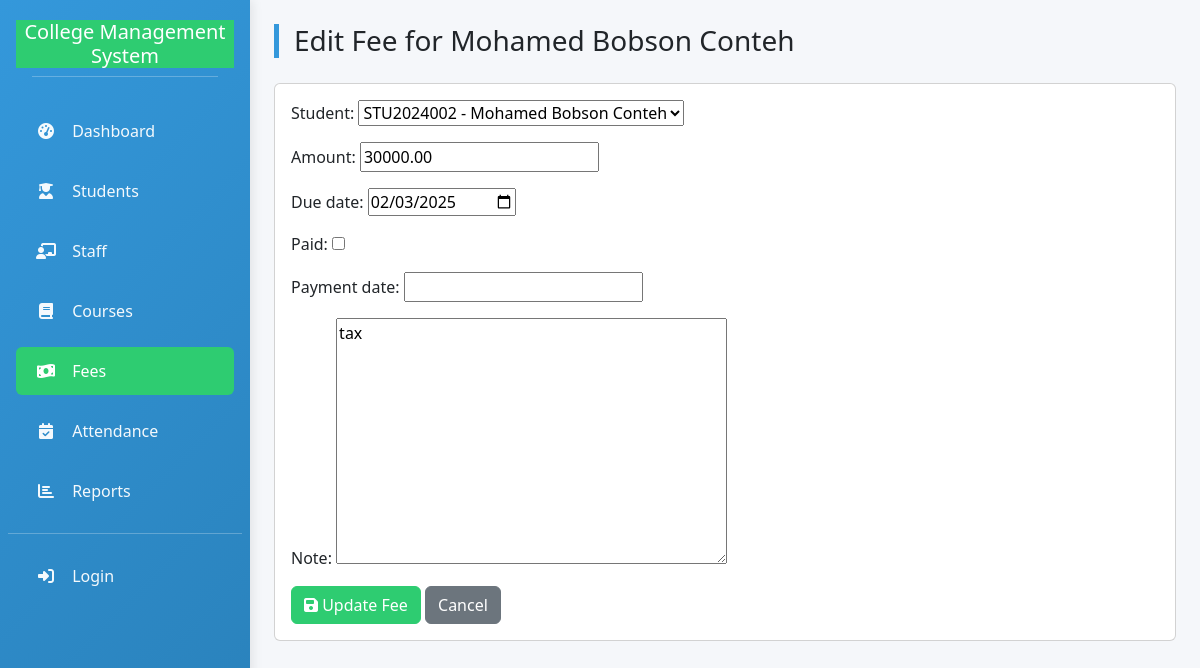
/fees/8/edit/, run on the app's committed database.
### college_db/models.py (models this page shows, shortened)
class Fee(models.Model):
    student = models.ForeignKey(Student, on_delete=models.CASCADE, related_name='fees')
    amount = models.DecimalField(max_digits=10, decimal_places=2)
    due_date = models.DateField()
    paid = models.BooleanField(default=False)
    payment_date = models.DateField(null=True, blank=True)
    note = models.TextField(blank=True, null=True)

class Student(models.Model):
    college = models.ForeignKey(College, on_delete=models.CASCADE)
    admission_number = models.CharField(max_length=50, unique=True)
    first_name = models.CharField(max_length=120)
    last_name = models.CharField(max_length=120)
    gender = models.CharField(max_length=1, choices=GENDER_CHOICES)
    date_of_birth = models.DateField(null=True, blank=True)
    phone = models.CharField(max_length=50, blank=True)
    email = models.EmailField(blank=True)
    address = models.TextField(blank=True)
    status = models.CharField(max_length=20, choices=STATUS_CHOICES, default='active')
    department = models.CharField(max_length=200, blank=True, null=True)
    academic_year = models.CharField(max_length=50, blank=True, null=True)
    created_at = models.DateTimeField(auto_now_add=True)
    def __str__(self):
        return f"{self.admission_number} - {self.first_name} {self.last_name}"

### college_db/views.py (the view)
# urls.py: path('fees/<int:fee_id>/edit/', views.edit_fee, name='edit_fee'),
def edit_fee(request, fee_id):
    fee = get_object_or_404(Fee, pk=fee_id)
    if request.method == 'POST':
        form = FeeForm(request.POST, instance=fee)
        if form.is_valid():
            form.save()
            messages.success(request, 'Fee updated.')
            return redirect('view_fees')
    else:
        form = FeeForm(instance=fee)
    return render(request, 'college_db/edit_fee.html', {'form': form, 'fee': fee})

### college_db/forms.py
class FeeForm(forms.ModelForm):
    due_date = forms.DateField(widget=forms.DateInput(attrs={'type':'date'}))
    class Meta:
        model = Fee
        fields = '__all__'

### college_db/templates/college_db/edit_fee.html (shortened to what this page needs)
{% extends 'college_db/base.html' %}
{% block content %}
<div class="page-header">
  <h3>Edit Fee for {{ fee.student.first_name }} {{ fee.student.last_name }}</h3>
</div>
<div class="card p-3">
  <form method="post">
    {{ form.as_p }}
    <button class="btn btn-success"><i class="fas fa-save"></i> Update Fee</button>
    <a href="{% url 'view_fees' %}" class="btn btn-secondary">Cancel</a>
  </form>
</div>
{% endblock %}

### college_db/templates/college_db/base.html (style rules this page uses)
:root { --primary: #3498db; --secondary: #2ecc71; --accent: #e74c3c; --light: #f8f9fa; --dark: #34495e; --warning: #f39c12; --info: #17a2b8; }
body { background-color: #f5f7fa; font-family: 'Segoe UI', Tahoma, Geneva, Verdana, sans-serif; }
.page-header { border-left: 5px solid var(--primary); padding-left: 15px; margin-bottom: 25px; }
.btn-success { background-color: var(--secondary); border-color: var(--secondary); }

### data on the page
Fee: student.first_name "Mohamed Bobson", student.last_name "Conteh", student "STU2024002 - Mohamed Bobson Conteh", amount "30000.00", due_date "02/03/2025", note "tax"
